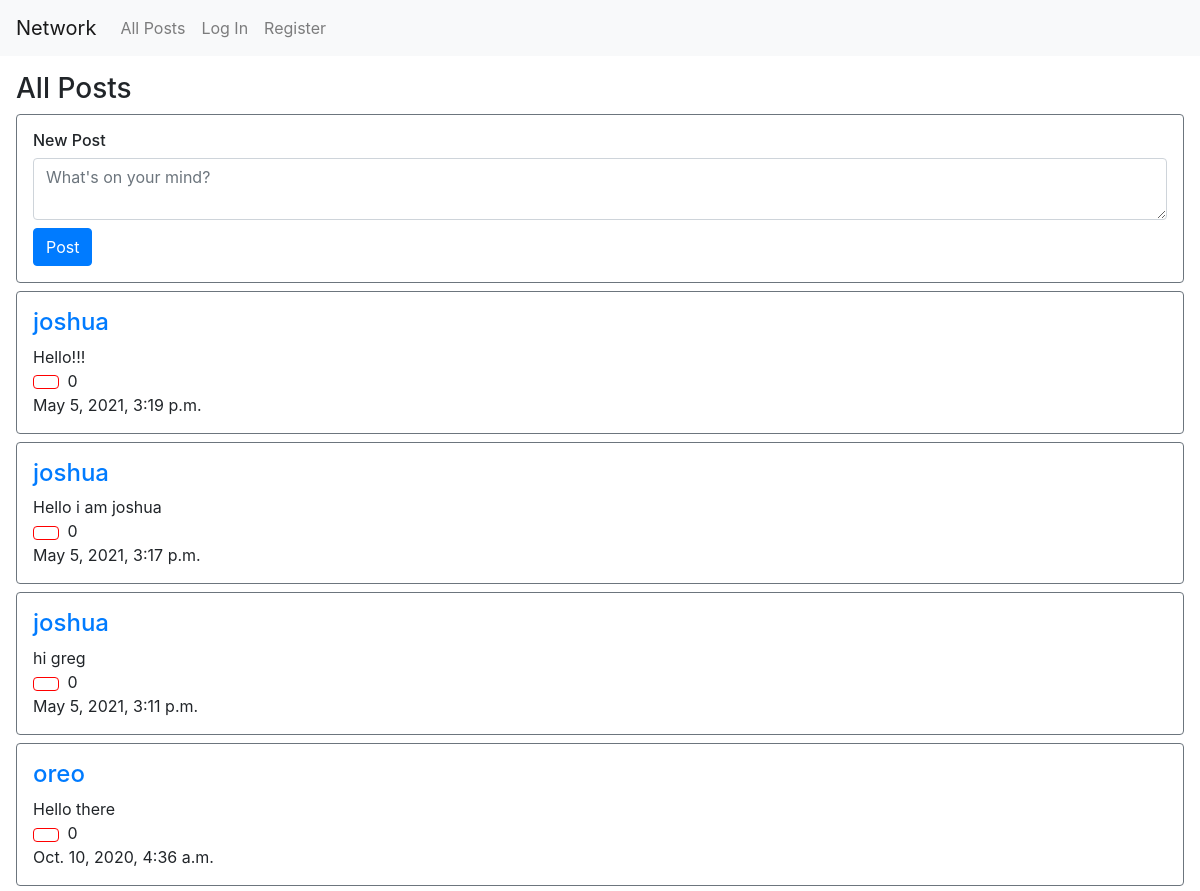
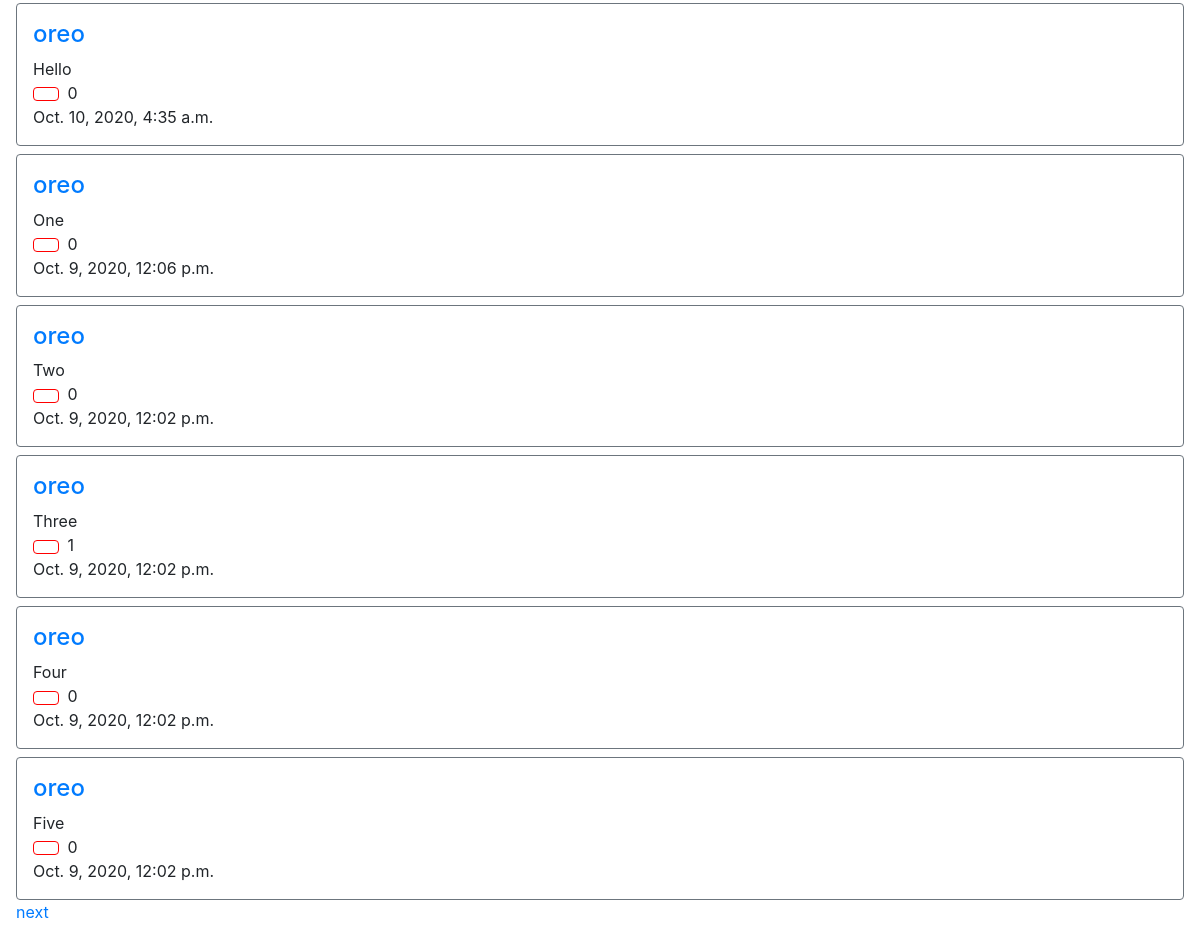
The page / on the database its author committed (2 pictures, top to bottom).
### network/models.py (models this page shows, shortened)
class Post(models.Model):
    user = models.ForeignKey(User, on_delete=models.CASCADE, related_name="user")
    post = models.CharField(max_length=300) # text post
    timestamp = models.DateTimeField()
    likes = models.IntegerField(default=0)

class User(AbstractUser):
    pass

### network/views.py (the view)
# urls.py: path("", views.index, name="index"),
def index(request):
    if request.method == "POST":
        user = request.user
        post = request.POST["post"]
        timestamp = datetime.now()
        if post != "":
            Post.objects.create(user = user, post = post, timestamp = timestamp, likes = 0)
    posts = Post.objects.all().order_by('-timestamp') # most recent post first
    for post in posts:
        post.likes = Like.objects.filter(post=post.id).count()
        post.save()
    paginator = Paginator(posts, 10)
    page_number = request.GET.get('page')
    page_obj = paginator.get_page(page_number)
    return render(request, "network/index.html", {
        "page_obj": page_obj # most recent post first
    })

### network/templates/network/index.html (shortened to what this page needs)
{% extends "network/layout.html" %}
{% load static %}
{% block body %}
<div id="all-posts" class="p-3">
    <h3>All Posts</h3>
    <div class="border border-secondary rounded p-3">
        <h6>New Post</h6>
        <form id="new-post-form" action="{% url 'index' %}" method="post">
            <textarea class="form-control mb-2" id="new-post-text" name="post" placeholder="What's on your mind?"></textarea>
            <input type="submit" class="btn btn-primary" id="new-post-send" value="Post"/>
        </form>
    </div>
    <div>
        {% for post in page_obj %}
            <div class="border border-secondary rounded p-3 mt-2">
                <h4><a href="{% url 'profile' post.user.id %}">{{ post.user }}</a></h4>
                <div id="post-{{post.id}}">{{ post.post }}</div>
                <button class="btn mr-1 d-inline-block" style="background-color:white; border-color: red;" id="like-btn-{{post.id}}" onclick="like('{{ post.id }}')"></button>
                <div id="like-count-{{post.id}}" class="d-inline-block">{{ post.likes }}</div>
                <div>{{ post.timestamp }}</div>
            </div>
        {% empty %}
            <li>no post</li>
        {% endfor %}
    </div>
    {% if page_obj.has_next %}
        <a href="?page={{ page_obj.next_page_number }}">next</a>
    {% endif %}
</div>
{% endblock %}

### rows shown on the page
Post: user "joshua", post "Hello!!!", likes "0", timestamp "May 5, 2021, 3:19 p.m."
Post: user "joshua", post "Hello i am joshua", likes "0", timestamp "May 5, 2021, 3:17 p.m."
Post: user "joshua", post "hi greg", likes "0", timestamp "May 5, 2021, 3:11 p.m."
Post: user "oreo", post "Hello there", likes "0", timestamp "Oct. 10, 2020, 4:36 a.m."
Post: user "oreo", post "Hello", likes "0", timestamp "Oct. 10, 2020, 4:35 a.m."
Post: user "oreo", post "One", likes "0", timestamp "Oct. 9, 2020, 12:06 p.m."
Post: user "oreo", post "Two", likes "0", timestamp "Oct. 9, 2020, 12:02 p.m."
Post: user "oreo", post "Three", likes "1", timestamp "Oct. 9, 2020, 12:02 p.m."
Post: user "oreo", post "Four", likes "0", timestamp "Oct. 9, 2020, 12:02 p.m."
Post: user "oreo", post "Five", likes "0", timestamp "Oct. 9, 2020, 12:02 p.m."
